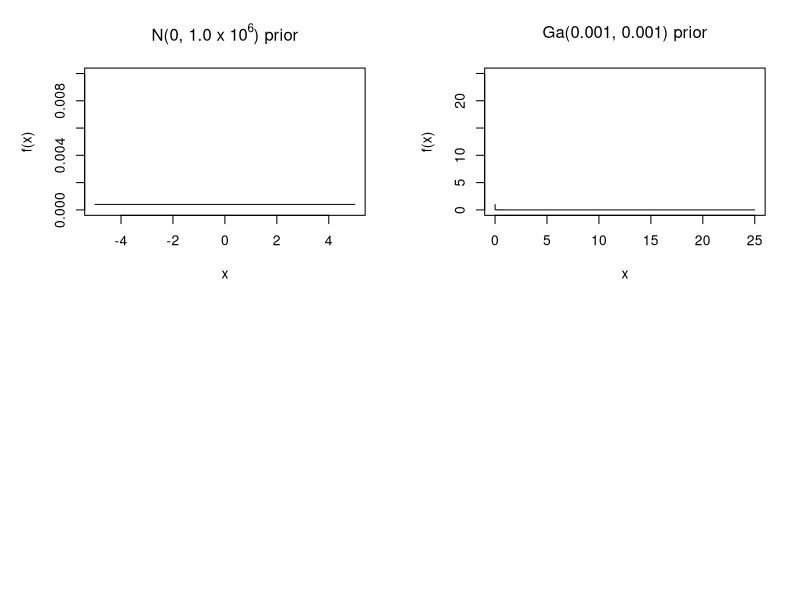

R code for this plot:
x <- seq(from=-5,to=5,by=0.1)
var <- 1.0E6
std<-sqrt(var)
fx <- dnorm(x, mean=0, sd=std, log = FALSE)
par(mar=c(5.1,5.1,4.1,2.1),mfrow=c(2,2))
plot(x,fx,ylab = "f(x)",xlab= "x",type="l",ylim=c(0,0.01),
     main=expression(paste("N","(0, ", "1.0 x ", 10^6,") prior")))
alpha0 <- 0.001 
beta0 <- 0.001
y <- seq(from=0.001, to=25.0, by=0.01)
fy <- dgamma(y, shape = alpha0, rate = beta0, log = FALSE)
y_up <- max(y)
y_lo <- min(y)
plot(y,fy,type="l",xlab="x",ylab="f(x)",
     xlim =c(0,25),ylim=c(y_lo, y_up),
     main=expression(paste("Ga(0.001, 0.001) prior")))
